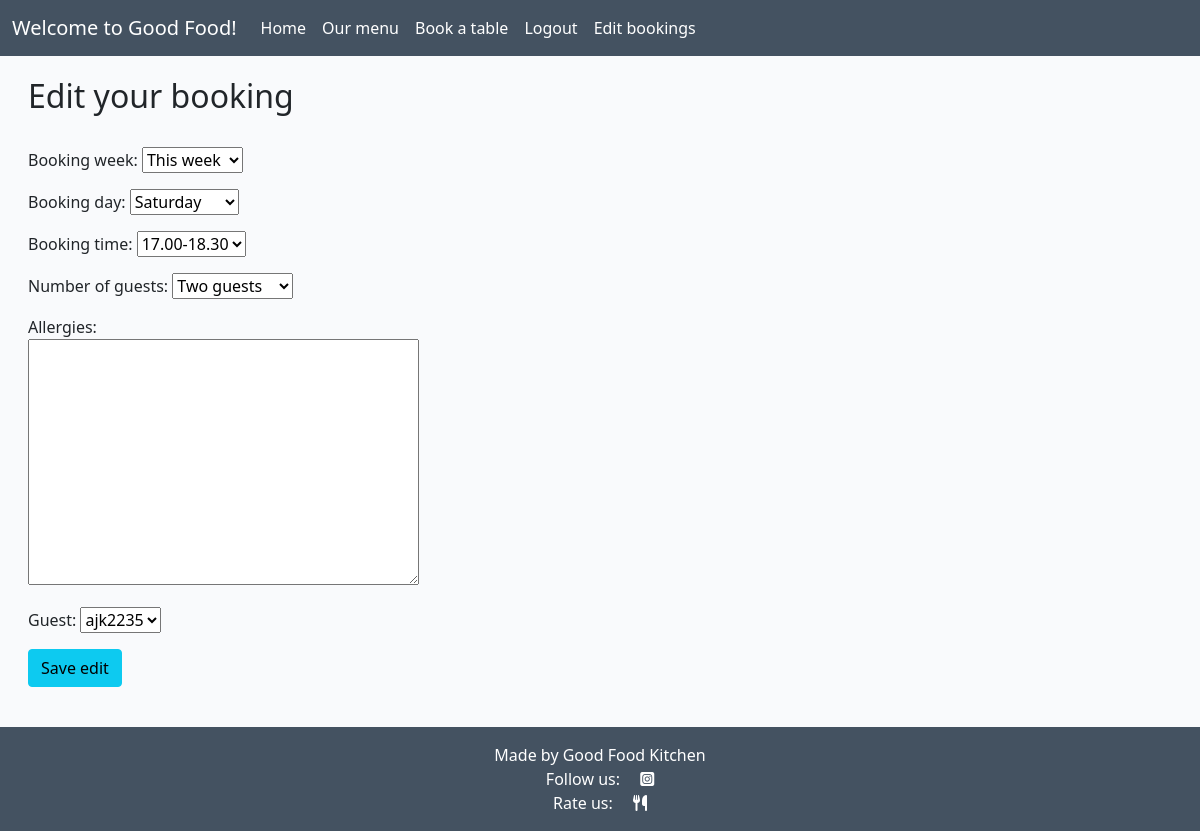
The page /edit_booking/30 (signed in) on the database its author committed.
### booktable/models.py (models this page shows, shortened)
class Booking(models.Model):
    THISWEEK = 'Current week'
    NEXTWEEK = 'Next week'
    WEEK_CHOICES = [
        (THISWEEK, 'This week'),
        (NEXTWEEK, 'Next week'),
    ]
    TUESDAY = 'Tue'
    WEDNESDAY = 'Wed'
    THURSDAY = 'Thu'
    FRIDAY = 'Fri'
    SATURDAY = 'Sat'
    OPENING_DAYS_CHOICES = [
        (TUESDAY, 'Tuesday'),
        (WEDNESDAY, 'Wednesday'),
        (THURSDAY, 'Thursday'),
        (FRIDAY, 'Friday'),
        (SATURDAY, 'Saturday'),
    ]
    DINNER1 = '17.00-18.30'
    DINNER2 = '18.30-20.00'
    DINNER3 = '20.00-21.30'
    SEATING_TIMES_CHOICES = [
        (DINNER1, '17.00-18.30'),
        (DINNER2, '18.30-20.00'),
        (DINNER3, '20.00-21.30'),
    ]
    ONE = 'One guest'
    TWO = 'Two guests'
    THREE = 'Three guests'
    FOUR = 'Four guests'
    FIVE = 'Five guests'
    SIX = 'Six guests'
    SEVEN = 'Seven guests'
    EIGHT = 'Eight guests'
    NUMBER_OF_GUESTS = [
        (ONE, 'One guest'),
        (TWO, 'Two guests'),
        (THREE, 'Three guests'),
        (FOUR, 'Four guests'),
        (FIVE, 'Five guests'),
        (SIX, 'Six guests'),
        (SEVEN, 'Seven guests'),
        (EIGHT, 'Eight guests'),
    ]
    booking_week = models.CharField(
        max_length=12,
        choices=WEEK_CHOICES,
        default=THISWEEK,
    )
    booking_day = models.CharField(
        max_length=10,
        choices=OPENING_DAYS_CHOICES,
        default=TUESDAY,
    )
    booking_time = models.CharField(
        max_length=20,
        choices=SEATING_TIMES_CHOICES,
        default=DINNER1,
    )
    booking_made = timezone.now()
    number_of_guests = models.CharField(
        max_length=20,
        choices=NUMBER_OF_GUESTS,
        default=TWO,
    )
    allergies = models.TextField(
        max_length=100,
        verbose_name='Allergies',
        blank=True,
    )
    guest = models.ForeignKey(User, on_delete=models.CASCADE, related_name="booking")
    objects = models.Manager()
    class Meta:
        ordering = ('booking_week', 'booking_day', 'booking_time')
        unique_together = ('guest', 'booking_week', 'booking_day', 'booking_time')

### booktable/views.py (the view)
# urls.py: path('edit_booking/<booking_id>', views.edit_booking, name='edit-booking'),
def edit_booking(request, booking_id):
    booking = Booking.objects.get(pk=booking_id)
    form = BookingForm(request.POST or None, instance=booking)
    if form.is_valid():
        form.save()
        return redirect('booking_list')
    return render(request, 'edit_booking.html', {'booking': booking, 'form': form})

### booktable/forms.py
class BookingForm(ModelForm):
    class Meta:
        model = Booking
        fields = '__all__'

### templates/edit_booking.html (shortened to what this page needs)
{% extends "base.html" %}
{% block content %}
<div class="container-fluid">
    <div class="row">
        <div class="col-md-4">
            <div class="card mb-4">
                <div class="card-body">
                    <div class="cover-text">
                        <h2>Edit your booking</h2>
                        {% if user.is_authenticated %}
                        <br/>
                        <form id="booking_form" action="" method=POST>
                            {{ form.as_p }}
                            <input type="submit" value="Save edit" class="btn btn-info default" name="_edit">
                        </form>
                        {% endif %}
                    </div>
                </div>
            </div>
        </div>
    </div>
</div>
{% endblock %}

### static/css/style.css (style rules this page uses)
body { background-color: #F9FAFC; }
.main-bg { background-color: #F9FAFC; }
.card { border: none; background-color: transparent; }
.card-body { margin-top: 5px; }

### rows shown on the page
Booking: booking_week "This week", booking_day "Saturday", booking_time "17.00-18.30", number_of_guests "Two guests", guest "ajk2235"
